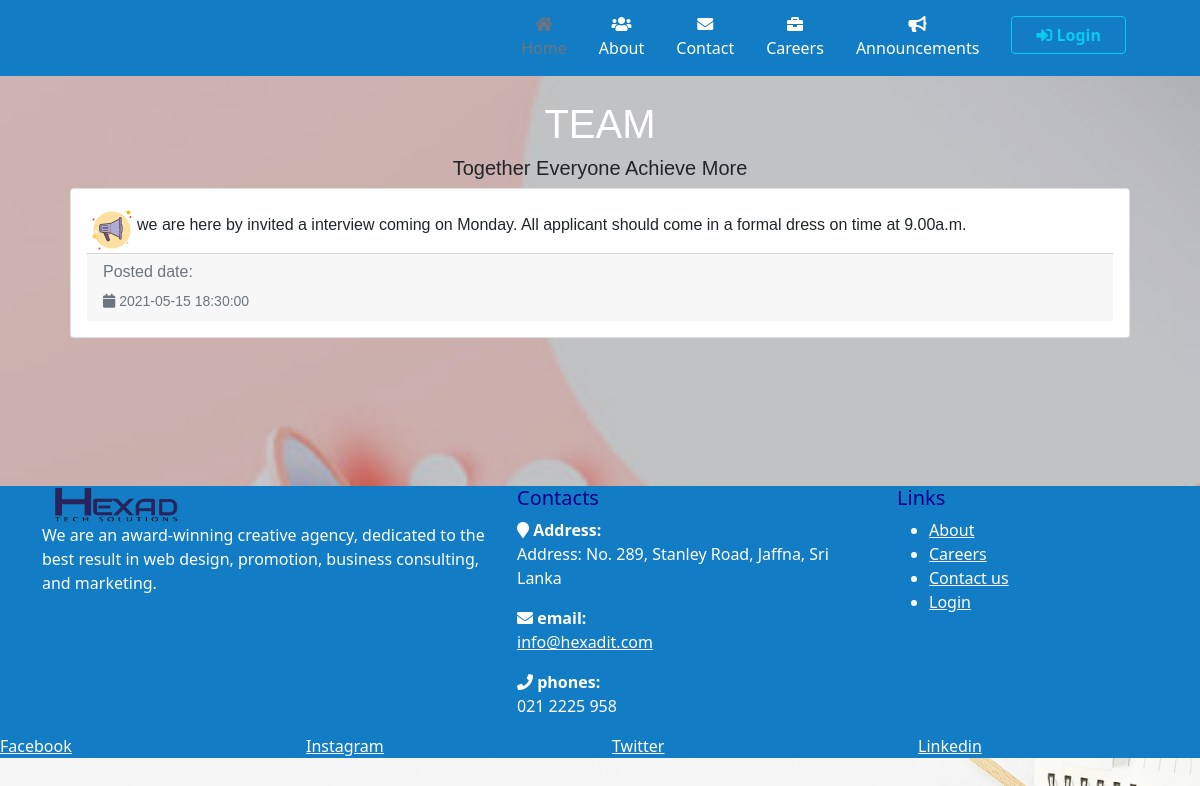
Screenshot of /announcement.php with the database file from the repository.
### tables this page shows
CREATE TABLE `external_advertisement` (
  `id` int(11) NOT NULL,
  `date` timestamp NOT NULL DEFAULT current_timestamp() ON UPDATE current_timestamp(),
  `description` varchar(500) NOT NULL,
  `subject` varchar(20) NOT NULL
);

### announcement.php (the view, shortened to what this page needs)
<!doctype html>
<html lang="en">
<head>
    <link href="https://cdn.jsdelivr.net/npm/bootstrap@5.0.2/dist/css/bootstrap.min.css" rel="stylesheet">
</head>
<body>
<?php
include 'header.php';
?>
<section id="contact" style="padding-top: 100px;padding-left: 70px;padding-right: 70px">
    <h1 align="center" style="color:white;">TEAM</h1>
    <h5 align="center">Together Everyone Achieve More</h5>
<?php
    $mysqli=new mysqli('localhost','root','' ,'emp-management-sys') or die(mysqli_error($mysqli));
    $result=$mysqli->query("SELECT * from external_advertisement order by id  asc") or die($mysqli->error);
    ?>
    <?php
    while($row=$result->fetch_assoc()):
    ?>
    <div class="row">
        <div class="col-sm-12">
            <div class="card">
                <div class="card-body">
                    <img src="images/icons8-commercial-50.png" style="float: left;" /> <h5 class="card-title"><?php echo $row['subject'];?></h5>
                    <p class="card-text"><?php echo $row['description'];?></p>
                    <div class="card-footer">
                        <small class="text-muted"><h6>Posted date:</h6><i class="fa fa-calendar"></i> <?php echo $row['date'];?></small>
                    </div>
                </div>
            </div>
        </div>
    </div>
<br><br>
<?php
        endwhile;
        ?>
</section>
<footer class="section footer-classic context-dark bg-image" style="background: #127dc4;">
    <div class="container">
        <div class="row row-30">
            <div class="col-md-4 col-xl-5">
                <div class="pr-xl-4"><a class="brand" href="index.html"><img class="brand-logo-light" src="images/hexad-logo.png" alt="" width="140" height="37"></a>
                    <p style="color:white">We are an award-winning creative agency, dedicated to the best result in web design, promotion, business consulting, and marketing.</p>
                </div>
            </div>
            <div class="col-md-4">
                <h5 style="color:darkblue">Contacts</h5>
                <dl class="contact-list">
                    <dt style="color:white"><i class="fa fa-map-marker" aria-hidden="true"></i> Address:</dt>
                    <dd style="color:white">Address: No. 289, Stanley Road, Jaffna, Sri Lanka</dd>
                </dl>
                <dl class="contact-list">
                    <dt style="color:white"><i class="fa fa-envelope" aria-hidden="true"></i> email:</dt>
                    <dd style="color:white"><a href="mailto:info@hexadit.com" style="color:white">info@hexadit.com</a></dd>
                </dl>
                <dl class="contact-list">
                    <dt style="color:white"><i class="fa fa-phone" aria-hidden="true"></i> phones:</dt>
                    <dd style="color:white">021 2225 958</a> <span> </span>
                    </dd>
                </dl>
            </div>
            <div class="col-md-4 col-xl-3">
                <h5 style="color:darkblue">Links</h5>
                <ul class="nav-list">
                    <li style="color:white"><a href="aboutus.php" style="color:white">About</a></li>
                    <li style="color:white"><a href="careers.php" style="color:white">Careers</a></li>
                    <li style="color:white"><a href="contactus.php" style="color:white">Contact us</a></li>
                    <li style="color:white"><a href="login.php" style="color:white">Login</a></li>
                </ul>
            </div>
        </div>
    </div>
    <div class="row no-gutters social-container">
        <div class="col"><a class="social-inner" href="https://www.facebook.com/hexadit" style="color:white"><span class="icon mdi mdi-facebook"></span><span>Facebook</span></a></div>
        <div class="col"><a class="social-inner" href="https://www.instagram.com/hexad_it/" style="color:white"><span class="icon mdi mdi-instagram"></span><span>Instagram</span></a></div>
        <div class="col"><a class="social-inner" href="https://twitter.com/HexadIt" style="color:white"><span class="icon mdi mdi-twitter"></span><span>Twitter</span></a></div>
        <div class="col"><a class="social-inner" href=" https://www.linkedin.com/in/hexad-tech-solutions-6b1b23211/" style="color:white"><span class="icon mdi mdi-youtube-play"></span><span>Linkedin</span></a></div>
    </div>
</footer>
</body>
</html>

### rows the page displays
external_advertisement: description "we are here by invited a interview coming on Monday. All applicant should come in a formal dress on time at 9.00a.m.", date "2021-05-15 18:30:00"
